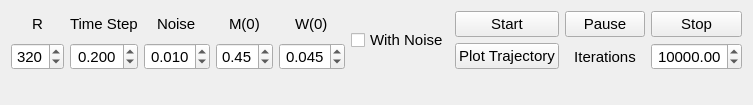
      <widget class="QWidget" name="SimPhtab">
       <attribute name="title">
        <string>Phase Space Analysis</string>
       </attribute>
       <layout class="QGridLayout" name="gridLayout">
        <item row="1" column="3" alignment="Qt::AlignHCenter">
         <widget class="QLabel" name="label_4">
          <property name="font">
           <font>
            <pointsize>11</pointsize>
           </font>
          </property>
          <property name="text">
           <string>M(0)</string>
          </property>
         </widget>
        </item>
        <item row="1" column="0" alignment="Qt::AlignHCenter">
         <widget class="QLabel" name="label">
          <property name="font">
           <font>
            <pointsize>11</pointsize>
           </font>
          </property>
          <property name="text">
           <string>R</string>
          </property>
         </widget>
        </item>
        <item row="2" column="0">
         <widget class="QDoubleSpinBox" name="R_ph_E">
          <property name="font">
           <font>
            <pointsize>11</pointsize>
            <weight>50</weight>
            <bold>false</bold>
           </font>
          </property>
          <property name="layoutDirection">
           <enum>Qt::LeftToRight</enum>
          </property>
          <property name="wrapping">
           <bool>false</bool>
          </property>
          <property name="alignment">
           <set>Qt::AlignCenter</set>
          </property>
          <property name="decimals">
           <number>0</number>
          </property>
          <property name="minimum">
           <double>0.000000000000000</double>
          </property>
          <property name="maximum">
           <double>500.000000000000000</double>
          </property>
          <property name="value">
           <double>320.000000000000000</double>
          </property>
         </widget>
        </item>
        <item row="1" column="5" rowspan="2" alignment="Qt::AlignHCenter">
         <widget class="QCheckBox" name="NS_ph_check">
          <property name="font">
           <font>
            <pointsize>11</pointsize>
           </font>
          </property>
          <property name="text">
           <string>With Noise</string>
          </property>
         </widget>
        </item>
        <item row="2" column="2">
         <widget class="QDoubleSpinBox" name="NS_ph_E">
          <property name="font">
           <font>
            <pointsize>11</pointsize>
            <weight>50</weight>
            <bold>false</bold>
           </font>
          </property>
          <property name="layoutDirection">
           <enum>Qt::LeftToRight</enum>
          </property>
          <property name="wrapping">
           <bool>false</bool>
          </property>
          <property name="alignment">
           <set>Qt::AlignCenter</set>
          </property>
          <property name="decimals">
           <number>3</number>
          </property>
          <property name="maximum">
           <double>1.000000000000000</double>
          </property>
          <property name="singleStep">
           <double>0.001000000000000</double>
          </property>
          <property name="value">
           <double>0.010000000000000</double>
          </property>
         </widget>
        </item>
        <item row="1" column="2" alignment="Qt::AlignHCenter">
         <widget class="QLabel" name="label_3">
          <property name="font">
           <font>
            <pointsize>11</pointsize>
           </font>
          </property>
          <property name="text">
           <string>Noise</string>
          </property>
         </widget>
        </item>
        <item row="2" column="3">
         <widget class="QDoubleSpinBox" name="M0_ph_E">
          <property name="font">
           <font>
            <pointsize>11</pointsize>
           </font>
          </property>
          <property name="alignment">
           <set>Qt::AlignCenter</set>
          </property>
          <property name="maximum">
           <double>1.000000000000000</double>
          </property>
          <property name="singleStep">
           <double>0.050000000000000</double>
          </property>
          <property name="value">
           <double>0.450000000000000</double>
          </property>
         </widget>
        </item>
        <item row="1" column="6">
         <widget class="QPushButton" name="start_ph_btn">
          <property name="font">
           <font>
            <pointsize>11</pointsize>
           </font>
          </property>
          <property name="text">
           <string>Start</string>
          </property>
         </widget>
        </item>
        <item row="3" column="0" colspan="9">
         <widget class="QWidget" name="Plot_ph" native="true">
          <layout class="QVBoxLayout" name="Phplot"/>
         </widget>
        </item>
        <item row="1" column="1" alignment="Qt::AlignHCenter">
         <widget class="QLabel" name="label_2">
          <property name="font">
           <font>
            <pointsize>11</pointsize>
           </font>
          </property>
          <property name="text">
           <string>Time Step</string>
          </property>
         </widget>
        </item>
        <item row="2" column="4">
         <widget class="QDoubleSpinBox" name="W0_ph_E">
          <property name="font">
           <font>
            <pointsize>11</pointsize>
            <weight>50</weight>
            <bold>false</bold>
           </font>
          </property>
          <property name="layoutDirection">
           <enum>Qt::LeftToRight</enum>
          </property>
          <property name="wrapping">
           <bool>false</bool>
          </property>
          <property name="alignment">
           <set>Qt::AlignCenter</set>
          </property>
          <property name="decimals">
           <number>3</number>
          </property>
          <property name="maximum">
           <double>0.100000000000000</double>
          </property>
          <property name="singleStep">
           <double>0.005000000000000</double>
          </property>
          <property name="value">
           <double>0.045000000000000</double>
          </property>
         </widget>
        </item>
        <item row="2" column="1">
         <widget class="QDoubleSpinBox" name="dt_ph_E">
          <property name="font">
           <font>
            <pointsize>11</pointsize>
            <weight>50</weight>
            <bold>false</bold>
           </font>
          </property>
          <property name="layoutDirection">
           <enum>Qt::LeftToRight</enum>
          </property>
          <property name="wrapping">
           <bool>false</bool>
          </property>
          <property name="alignment">
           <set>Qt::AlignCenter</set>
          </property>
          <property name="decimals">
           <number>3</number>
          </property>
          <property name="minimum">
           <double>0.000000000000000</double>
          </property>
          <property name="maximum">
           <double>1.000000000000000</double>
          </property>
          <property name="singleStep">
           <double>0.001000000000000</double>
          </property>
          <property name="value">
           <double>0.200000000000000</double>
          </property>
         </widget>
        </item>
        <item row="1" column="4" alignment="Qt::AlignHCenter">
         <widget class="QLabel" name="label_5">
          <property name="font">
           <font>
            <pointsize>11</pointsize>
           </font>
          </property>
          <property name="text">
           <string>W(0)</string>
          </property>
         </widget>
        </item>
        <item row="2" column="6">
         <widget class="QPushButton" name="traj_ph_btn">
          <property name="font">
           <font>
            <pointsize>11</pointsize>
           </font>
          </property>
          <property name="text">
           <string>Plot Trajectory</string>
          </property>
         </widget>
        </item>
        <item row="1" column="7">
         <widget class="QPushButton" name="pause_ph_btn">
          <property name="font">
           <font>
            <pointsize>11</pointsize>
           </font>
          </property>
          <property name="text">
           <string>Pause</string>
          </property>
         </widget>
        </item>
        <item row="1" column="8">
         <widget class="QPushButton" name="stop_ph_btn">
          <property name="font">
           <font>
            <pointsize>11</pointsize>
           </font>
          </property>
          <property name="text">
           <string>Stop</string>
          </property>
         </widget>
        </item>
        <item row="2" column="8">
         <widget class="QDoubleSpinBox" name="iter_ph_E">
          <property name="font">
           <font>
            <pointsize>11</pointsize>
           </font>
          </property>
          <property name="alignment">
           <set>Qt::AlignCenter</set>
          </property>
          <property name="maximum">
           <double>50000.000000000000000</double>
          </property>
          <property name="singleStep">
           <double>1000.000000000000000</double>
          </property>
          <property name="value">
           <double>10000.000000000000000</double>
          </property>
         </widget>
        </item>
        <item row="2" column="7">
         <widget class="QLabel" name="label_6">
          <property name="font">
           <font>
            <pointsize>11</pointsize>
           </font>
          </property>
          <property name="text">
           <string>Iterations</string>
          </property>
          <property name="alignment">
           <set>Qt::AlignCenter</set>
          </property>
         </widget>
        </item>
       </layout>
      </widget>
